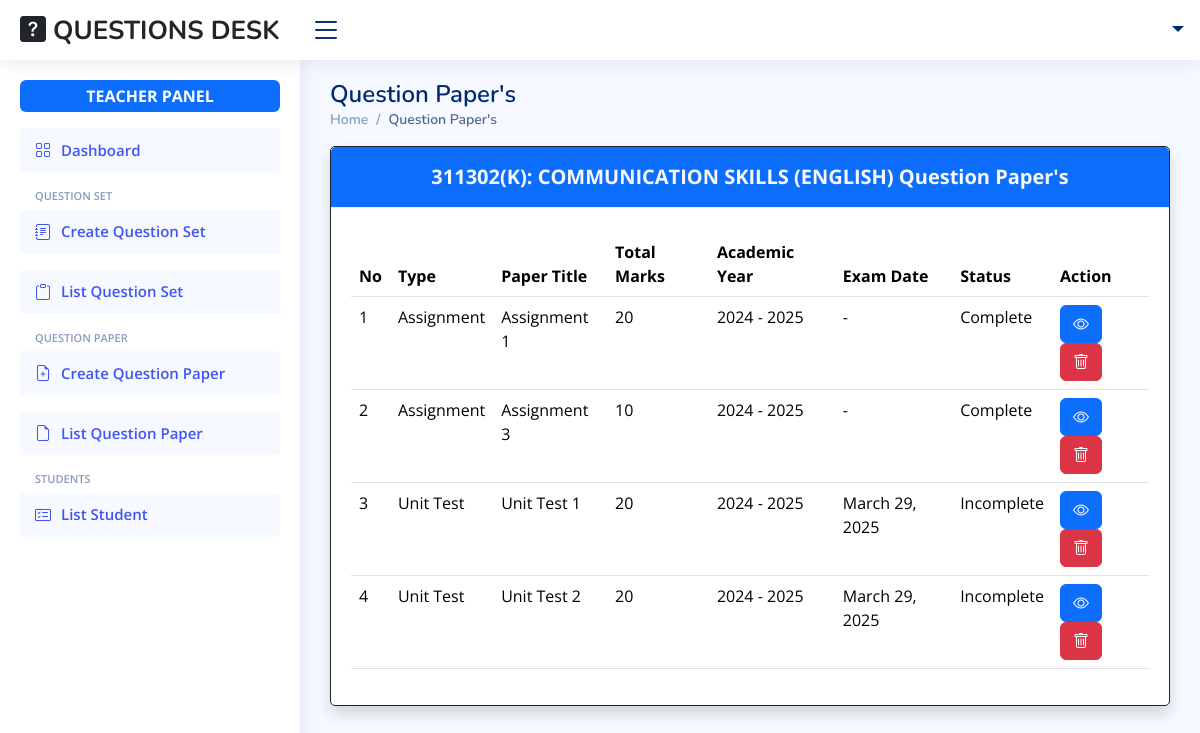
The page /teacher/question-papers/list/1 on the database as committed earlier.
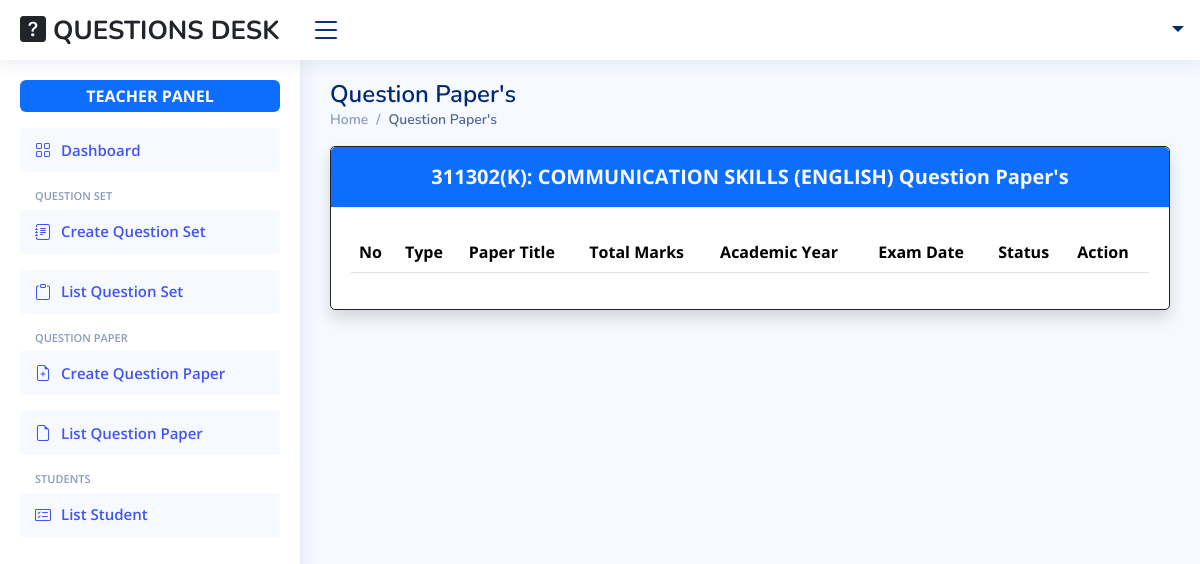
The same page on the database as committed later.
### Questions/models.py (models this page shows, shortened)
class QuestionPaper(models.Model):
    id = models.BigAutoField(primary_key=True)
    question_paper_type = models.CharField(max_length=20, null=False, blank=False)
    question_paper_title = models.CharField(max_length=255, null=False, blank=False)
    question_paper_subject = models.ForeignKey(Subject, related_name='question_papers', on_delete=models.CASCADE)
    question_paper_total_marks = models.IntegerField(null=False, blank=False, default=0)
    question_count = models.IntegerField(null=False, blank=False, default=1)
    academic_year_start =  models.IntegerField(null=False, blank=False, default=2024)
    academic_year_end =  models.PositiveIntegerField(null=False, blank=False, default=2025)
    exam_date = models.DateField(null=True, blank=True)
    exam_hour = models.PositiveIntegerField(null=True, blank=True)
    exam_minute = models.PositiveIntegerField(null=True, blank=True)
    divisions = models.ManyToManyField(Division, related_name='question_papers')
    status = models.CharField(max_length=100, null=False, blank=False, default='Incomplete')
    created_date = models.DateField(auto_now_add=True)
    class Meta:
        db_table = 'Question Papers'

### Questions/views.py (the view)
# urls.py: path('question-papers/list/<int:subject_id>', question_papers_list_view, name='question-papers-list-view'),
def question_papers_list_view(request, subject_id):
    subject = Subject.objects.get(id=subject_id)
    question_papers = QuestionPaper.objects.filter(question_paper_subject=subject).order_by('question_paper_type')
    return render(request, 'question_papers/question_papers_list.html', context={'question_papers':question_papers, 'subject':subject})

### Users/models.py (called while the page is built)
    def __str__(self):
        return f'{self.subject_code}({self.scheme}): {self.subject_name}'

### Questions/templates/question_papers/question_papers_list.html (shortened to what this page needs)
{% extends "members/teacher/base_site.html" %}
{% block main %}
<main id="main" class="main">
    <div class="pagetitle">
        <h1>Question Paper's</h1>
        <nav>
            <ol class="breadcrumb">
                <li class="breadcrumb-item"><a href="{% url "teacher-index-view" %}">Home</a></li>
                <li class="breadcrumb-item active">Question Paper's</li>
            </ol>
        </nav>
    </div>
    <section class="section">
        <div class="row justify-content-center">
            <div class="col-12">
                <div class="card border border-dark shadow">
                    <div class="card-header text-center bg-primary text-light fw-bold fs-5">
                        {{subject}} Question Paper's
                    </div>
                    <div class="card-body pt-4">
                        <table class="table datatable">
                            <thead>
                                <tr>
                                    <th>No</th>
                                    <th>Type</th>
                                    <th>Paper Title</th>
                                    <th>Total Marks</th>
                                    <th>Academic Year</th>
                                    <th>Exam Date</th>
                                    <th>Status</th>
                                    <th>Action</th>
                                </tr>
                            </thead>
                            <tbody>
                                {% for question_paper in question_papers %}
                                    <tr>
                                        <td>{{forloop.counter}}</td>
                                        <td>{{question_paper.question_paper_type}}</td>
                                        <td>{{question_paper.question_paper_title}}</td>
                                        <td>{{question_paper.question_paper_total_marks}}</td>
                                        <td>{{question_paper.academic_year_start}} - {{question_paper.academic_year_end}}</td>
                                        <td>{% if question_paper.exam_date %} {{question_paper.exam_date}} {% else %} {{'-'}} {% endif %}</td>
                                        <td>{{question_paper.status}}</td>
                                        <td>
                                            <a href="{% url "detail-question-paper-view" question_paper.id %}" class="btn btn-primary">
                                                <i class="bi bi-eye"></i>
                                            </a>
                                            <a href="{% url "delete-question-paper-view" question_paper.id %}" class="btn btn-danger">
                                                <i class="bi bi-trash"></i>
                                            </a>
                                        </td>
                                    </tr>
                                {% endfor %}
                            </tbody>
                        </table>
                    </div>
                </div>
            </div>
        </div>
    </section>
</main>
{% endblock main %}

Rows that differ between the two databases and show on the page:
removed QuestionPaper: question_paper_type "Assignment", question_paper_title "Assignment 1", question_paper_total_marks "20", academic_year_start "2024", academic_year_end "2025", value "-", status "Complete"
removed QuestionPaper: question_paper_type "Assignment", question_paper_title "Assignment 3", question_paper_total_marks "10", academic_year_start "2024", academic_year_end "2025", value "-", status "Complete"
removed QuestionPaper: question_paper_type "Unit Test", question_paper_title "Unit Test 1", question_paper_total_marks "20", academic_year_start "2024", academic_year_end "2025", exam_date "March 29, 2025", status "Incomplete"
removed QuestionPaper: question_paper_type "Unit Test", question_paper_title "Unit Test 2", question_paper_total_marks "20", academic_year_start "2024", academic_year_end "2025", exam_date "March 29, 2025", status "Incomplete"
